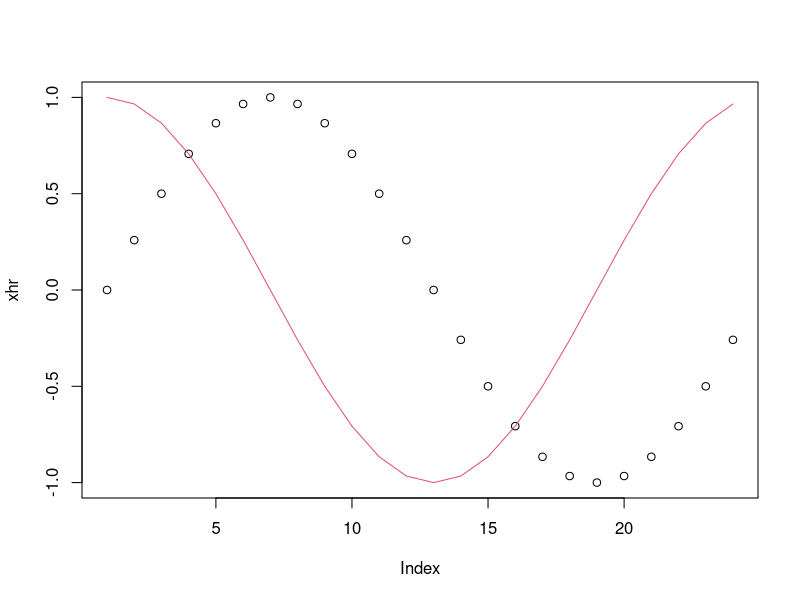
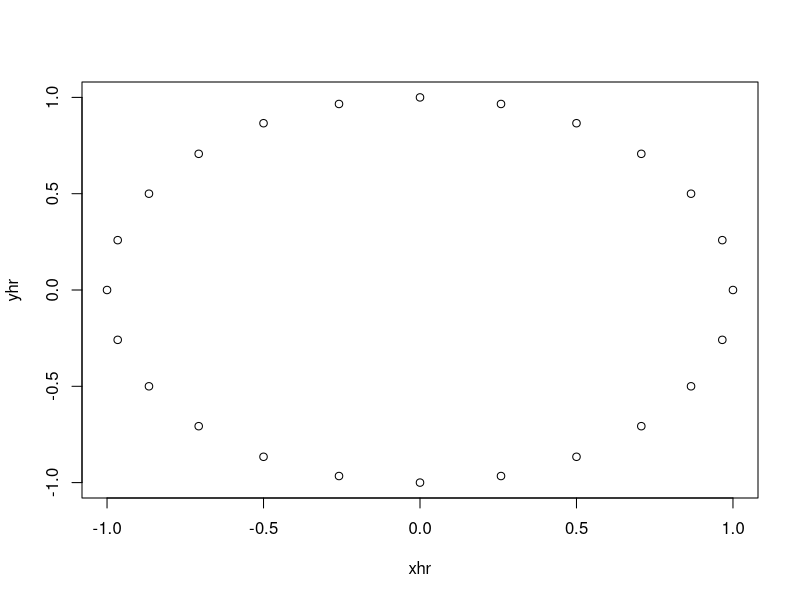
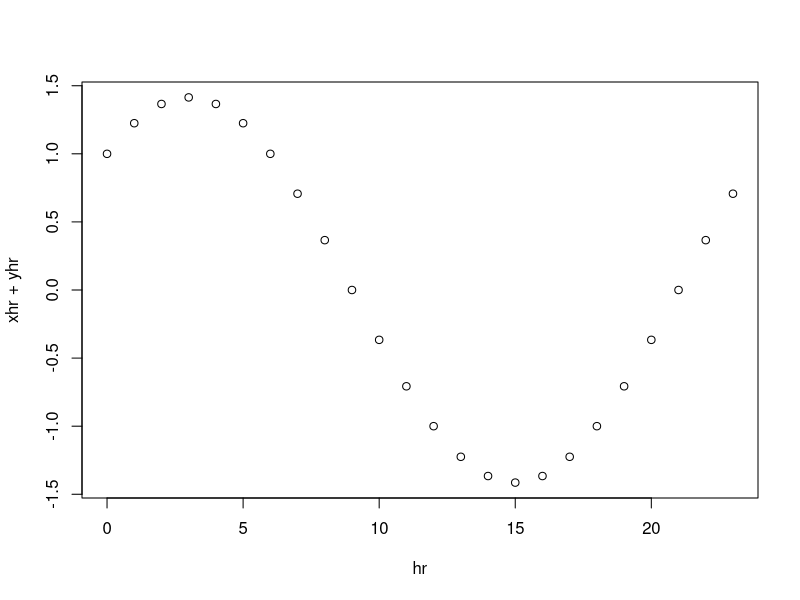
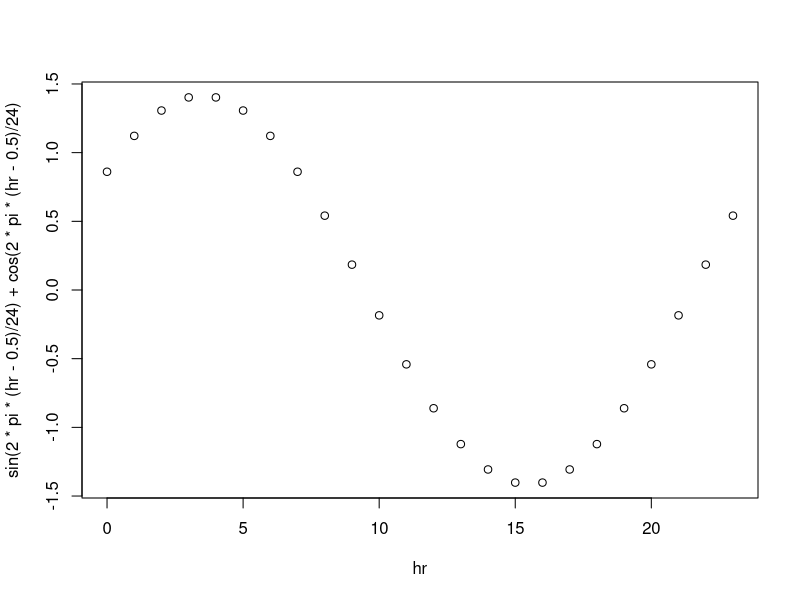
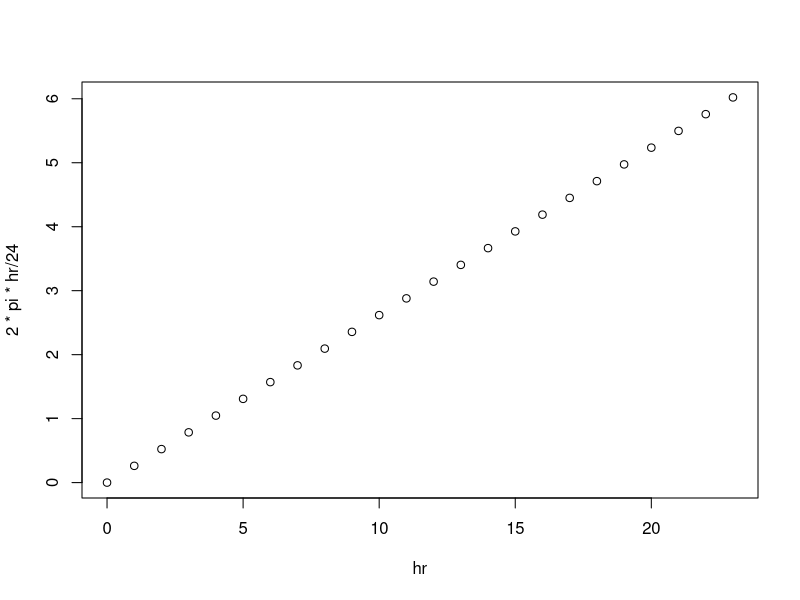

Write the R code that produced these figures, in order. (Note: this script raises an error after producing the figures.)
# https://stats.stackexchange.com/questions/245866/is-hour-of-day-a-categorical-variable
# https://stats.stackexchange.com/questions/148380/use-of-circular-predictors-in-linear-regression
hr <- c(0:23)
xhr <- sin(2*pi*hr/24)
yhr <- cos(2*pi*hr/24)

plot(xhr)
lines(yhr, col=2) # cosine
# circle
plot(xhr, yhr)

# Can see hour 23 similiar to hour 24
plot(hr, xhr + yhr)
# see approx centre of each interval
# probably don't need to do this for hours - maybe more for months, where each month is different length
plot(hr, sin(2*pi*(hr-0.5)/24) + cos(2*pi*(hr-0.5)/24))

# radians
plot(hr, 2*pi*hr/24)

# Convert minute into fraction of an hour
# Otherwise you'll see gap from 59th minute to next 0 minute if you keep time as e.g. 1259/1440
min <- c(0:59)/60
hr_min <- expand.grid(hr, min) %>% mutate(hr_min = Var1 + Var2) %>% pluck("hr_min") %>% sort()
plot(hr_min, sin(2*pi*hr_min/24) + cos(2*pi*hr_min/24))
